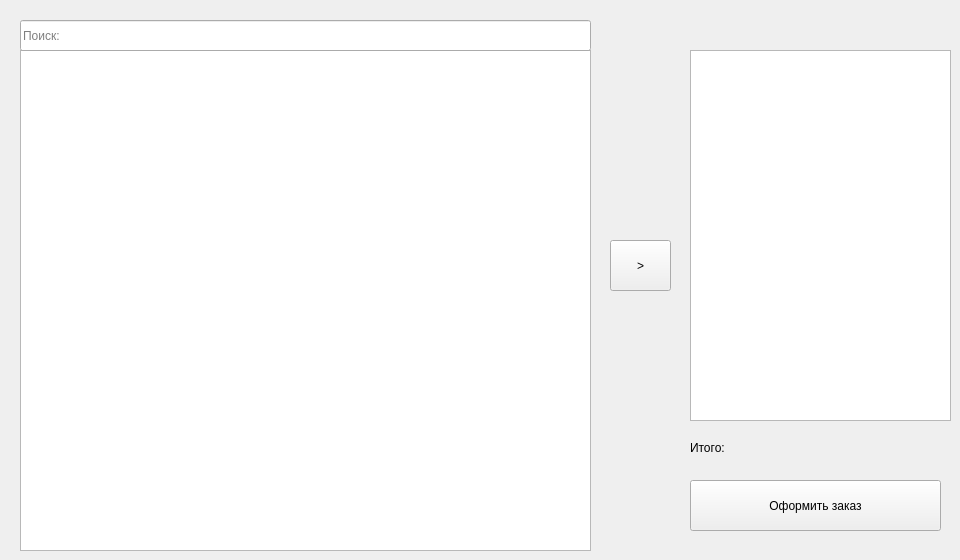
   <widget class="QWidget" name="booksTab">
    <attribute name="title">
     <string>Каталог книг                                      </string>
    </attribute>
    <widget class="QPushButton" name="orderButton">
     <property name="geometry">
      <rect>
       <x>690</x>
       <y>480</y>
       <width>251</width>
       <height>51</height>
      </rect>
     </property>
     <property name="text">
      <string>Оформить заказ</string>
     </property>
    </widget>
    <widget class="QPushButton" name="addBookButton">
     <property name="geometry">
      <rect>
       <x>610</x>
       <y>240</y>
       <width>61</width>
       <height>51</height>
      </rect>
     </property>
     <property name="text">
      <string>&gt;</string>
     </property>
    </widget>
    <widget class="QTableView" name="bookTableView">
     <property name="geometry">
      <rect>
       <x>20</x>
       <y>50</y>
       <width>571</width>
       <height>501</height>
      </rect>
     </property>
    </widget>
    <widget class="QLineEdit" name="searchLineEdit">
     <property name="geometry">
      <rect>
       <x>20</x>
       <y>20</y>
       <width>571</width>
       <height>31</height>
      </rect>
     </property>
     <property name="placeholderText">
      <string>Поиск:</string>
     </property>
    </widget>
    <widget class="QLabel" name="label">
     <property name="geometry">
      <rect>
       <x>690</x>
       <y>440</y>
       <width>71</width>
       <height>16</height>
      </rect>
     </property>
     <property name="text">
      <string>Итого:</string>
     </property>
    </widget>
    <widget class="QLabel" name="sum">
     <property name="geometry">
      <rect>
       <x>770</x>
       <y>440</y>
       <width>171</width>
       <height>20</height>
      </rect>
     </property>
     <property name="text">
      <string/>
     </property>
    </widget>
    <widget class="QTableWidget" name="orderTableWidget">
     <property name="geometry">
      <rect>
       <x>690</x>
       <y>50</y>
       <width>261</width>
       <height>371</height>
      </rect>
     </property>
    </widget>
   </widget>
